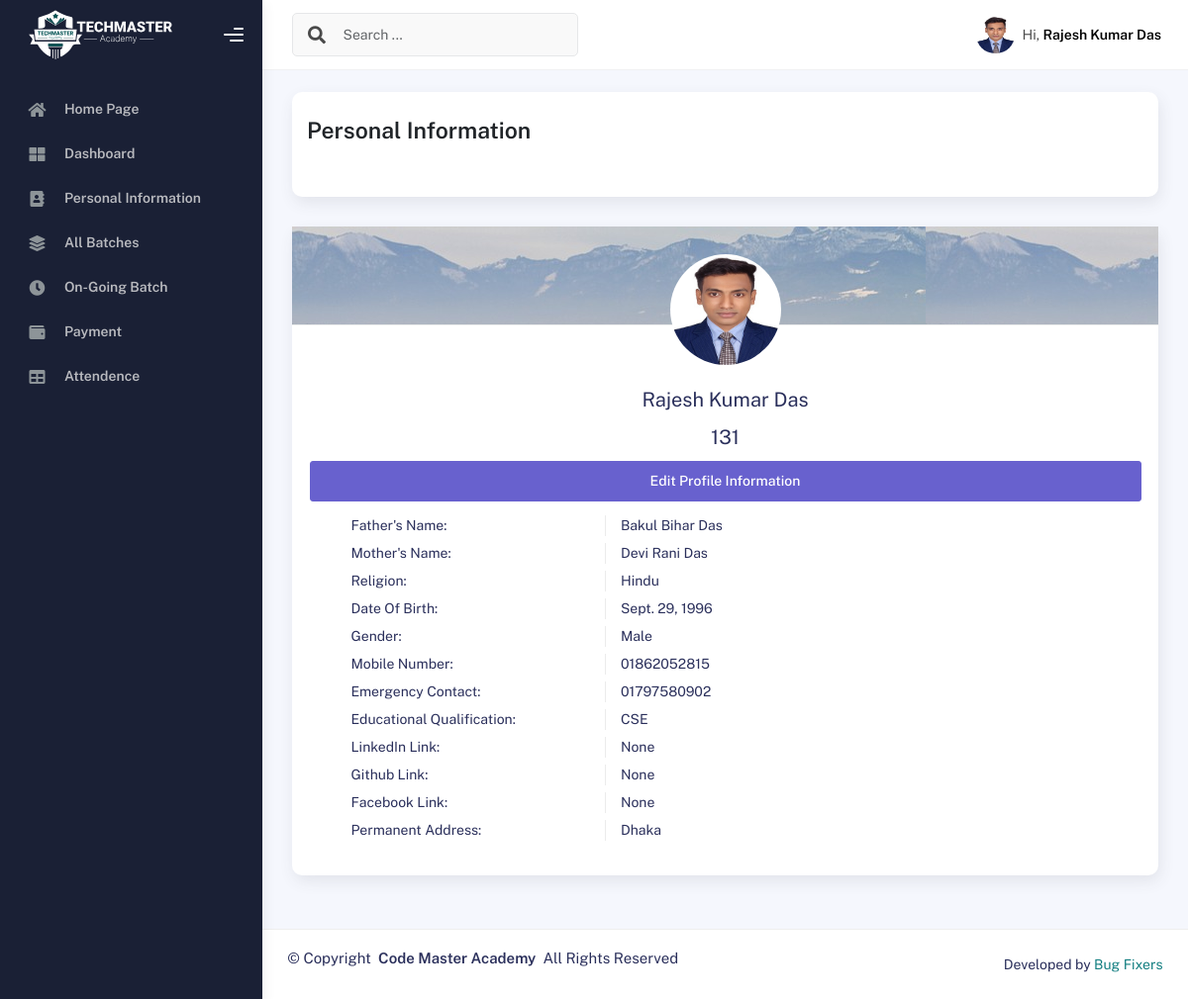
Page /studentInfo/ (signed in) on the committed database.
### myApp/models.py (models this page shows, shortened)
class CustomUserModel(AbstractUser):
    USERTYPE=[
        ('Authority','Authority'),
        ('Student','Student'),
        ('Teacher','Teacher'),
        ('Staff','Staff'),
    ]
    UserType=models.CharField(choices=USERTYPE,max_length=100, null=True)

class StudentModel(models.Model):
    Imsuser=models.OneToOneField(CustomUserModel,on_delete=models.CASCADE,related_name='studentinfo',null=True)
    StudentID=models.CharField(max_length=100,null=True)
    StudentName=models.CharField(max_length=100,null=True)
    StudentPhoto=models.ImageField(upload_to='studentPhoto',null=True)
    AdmissionDate=models.DateField(auto_now_add=True,null=True)
    EducationalQualification=models.CharField(max_length=100,null=True)
    LinkedInLink =models.CharField(max_length=150,null=True)
    GithubLink =models.CharField(max_length=150,null=True)
    FacebookLink =models.CharField(max_length=150,null=True)

class PersonalInfoModel(models.Model):
    Imsuser=models.OneToOneField(CustomUserModel,on_delete=models.CASCADE,related_name='personalinfo',null=True)
    Password=models.CharField(max_length=100,null=True)
    FatherName=models.CharField(max_length=100,null=True)
    MotherName=models.CharField(max_length=100,null=True)
    Religion=models.CharField(max_length=100,null=True)
    DOB=models.DateField(null=True)
    GENDER=[
        ('Male','Male'),
        ('Female','Female'),
        ('Other','Other'),
    ]
    Gender=models.CharField(choices=GENDER,max_length=100,null=True)
    Mobile=models.CharField(max_length=100,null=True)
    EmergencyContact=models.CharField(max_length=100,null=True)
    PresentAddress=models.CharField(max_length=100,null=True)
    PermanentAddress=models.CharField(max_length=100,null=True)

### myApp/studentviews.py (the view)
# urls.py: path('studentInfo/',studentInfo,name="studentInfo"),
@login_required
def studentInfo(request):
    current_user=request.user
    studentdata=get_object_or_404(StudentModel,Imsuser=current_user)
    context={
        'studentdata':studentdata,
    }
    return render(request,'students/studentInfo.html',context)

### Template/students/studentInfo.html
{% extends 'profilemaster/master.html' %}
{% block content %}
<div class="col-sm-12 col-md-12">
  <div class="card card-stats card-round">
      <div class="card-body">
          <div class="d-flex align-items-left align-items-md-center flex-column flex-md-row pt-2 pb-4">
              <div>
                  <h3 class="fw-bold mb-3">Personal Information</h3>
              </div>
          </div>
      </div>
  </div>
</div>
<div class="col-md-12">
  <div class="card card-profile">
    <div class="card-header" style="background-image: url('assets/img/blogpost.jpg')">
      <div class="profile-picture">
        <div class="avatar avatar-xxl">
          <img src="{{ studentdata.StudentPhoto.url }}" alt="..." class="avatar-img rounded-circle">
        </div>
      </div>
    </div>
    <div class="card-body">
      <div class="user-profile text-center">
        <div class="name">{{studentdata.StudentName}}</div>
        <p class="name">{{studentdata.StudentID}}</p>
      </div>
      <div class="view-profile">
        <a href="#" class="btn btn-secondary w-100">Edit Profile Information</a>
      </div>
      <div class="container mt-3 ps-5">
        <div class="row user-stats text-left">
          <div class="col-12 user-info">
            <div class="row mb-2">
              <div class="col-4 info-title">Father's Name:</div>
              <div class="col-8 info-data">{{user.personalinfo.FatherName}}</div>
            </div>
            <div class="row mb-2">
              <div class="col-4 info-title">Mother's Name:</div>
              <div class="col-8 info-data">{{user.personalinfo.MotherName}}</div>
            </div>
            <div class="row mb-2">
              <div class="col-4 info-title">Religion:</div>
              <div class="col-8 info-data">{{user.personalinfo.Religion}}</div>
            </div>
            <div class="row mb-2">
              <div class="col-4 info-title">Date Of Birth:</div>
              <div class="col-8 info-data">{{user.personalinfo.DOB}}</div>
            </div>
            <div class="row mb-2">
              <div class="col-4 info-title">Gender:</div>
              <div class="col-8 info-data">{{user.personalinfo.Gender}}</div>
            </div>
            <div class="row mb-2">
              <div class="col-4 info-title">Mobile Number:</div>
              <div class="col-8 info-data">{{user.personalinfo.Mobile}}</div>
            </div>
            <div class="row mb-2">
              <div class="col-4 info-title">Emergency Contact:</div>
              <div class="col-8 info-data">{{user.personalinfo.EmergencyContact}}</div>
            </div>
            <div class="row mb-2">
              <div class="col-4 info-title">Educational Qualification:</div>
              <div class="col-8 info-data">{{studentdata.EducationalQualification}}</div>
            </div>
            <div class="row mb-2">
              <div class="col-4 info-title">LinkedIn Link:</div>
              <div class="col-8 info-data">{{studentdata.LinkedInLink}}</div>
            </div>
            <div class="row mb-2">
              <div class="col-4 info-title">Github Link:</div>
              <div class="col-8 info-data">{{studentdata.GithubLink}}</div>
            </div>
            <div class="row mb-2">
              <div class="col-4 info-title">Facebook Link:</div>
              <div class="col-8 info-data">{{studentdata.FacebookLink}}</div>
            </div>
            <div class="row mb-2">
              <div class="col-4 info-title">Permanent Address:</div>
              <div class="col-8 info-data">{{user.personalinfo.PermanentAddress}}</div>
            </div>
          </div>
        </div>
      </div>
    </div>
  </div>
{% endblock content %}

### Template/profilemaster/master.html (shortened to what this page needs)
{% load static %}
<!DOCTYPE html>
<html lang="en">
<head>
  <link rel="stylesheet" href="{% static 'profileassets/css/bootstrap.min.css' %}" />
  <link rel="stylesheet" href="{% static 'profileassets/css/plugins.min.css' %}" />
  <link rel="stylesheet" href="{% static 'profileassets/css/kaiadmin.min.css' %}" />
  <link rel="stylesheet" href="{% static 'profileassets/css/demo.css' %}" />
</head>
<body>
  <div class="wrapper">
    {% include 'profilemaster/sidebar.html' %}
    <div class="main-panel">
        {% include 'profilemaster/header.html' %}
    <div class="container">
      <div class="page-inner">
        {% block content %}
        {% endblock content %}
        </div>
      </div>
        {% include 'profilemaster/footer.html' %}
    </div>
  </div>
</body>
</html>

### Template/profilemaster/sidebar.html (shortened to what this page needs)
{% load static %}
<div class="sidebar" data-background-color="dark">
  <div class="sidebar-logo">
    <div class="logo-header" data-background-color="dark">
      <a href="{% url 'dashboard' %}" class="logo">
        <img src="{% static 'profileassets/img/kaiadmin/logo_light.svg' %}" alt="navbar brand" class="navbar-brand"
          height="50" />
      </a>
      <div class="nav-toggle">
        <button class="btn btn-toggle toggle-sidebar">
          <i class="gg-menu-right"></i>
        </button>
      </div>
    </div>
  </div>
  <div class="sidebar-wrapper scrollbar scrollbar-inner">
    <div class="sidebar-content">
      <ul class="nav nav-secondary">
        <li class="nav-item">
          <a href="{% url 'homepage' %}">
            <i class="fas fa-home"></i>
            <p>Home Page</p>
          </a>
        </li>
        <li class="nav-item">
          <a href="{% url 'dashboard' %}">
            <i class="fas fa-th-large"></i>
            <p>Dashboard</p>
          </a>
        </li>
        {% if user.UserType == 'Authority' %}
        <li class="nav-item">
          <a href="{% url 'studentList' %}">
            <i class="fas fa-user-graduate"></i>
            <p>Students</p>
          </a>
        </li>
        <li class="nav-item">
          <a href="{% url 'teacherlist' %}">
            <i class="fas fa-chalkboard-teacher"></i>
            <p>Teachers</p>
          </a>
        </li>
        <li class="nav-item">
          <a href="{% url 'stafflist' %}">
            <i class="fas fa-user-tie"></i>
            <p>Staffs</p>
          </a>
        </li>
        <li class="nav-item">
          <a href="{% url 'batchlist' %}">
            <i class="fas fa-layer-group"></i>
            <p>Batches</p>
          </a>
        </li>
        <li class="nav-item">
          <a href="{% url 'enrollcourselist' %}">
            <i class="fas fa-id-card"></i>
            <p>Enroll Course</p>
          </a>
        </li>
        <li class="nav-item">
          <a href="{% url 'categorylist' %}">
            <i class="fas fa-clipboard-list"></i>
            <p>Course Category</p>
          </a>
        </li>
        <li class="nav-item">
          <a href="{% url 'courselist' %}">
            <i class="fas fa-book"></i>
            <p>Courses</p>
          </a>
        </li>
        </li>
        <li class="nav-item">
          <a href="{% url 'teacherattendenceList' %}">
            <i class="fas fa-table"></i>
            <p> Teacher Attendence</p>
          </a>
        </li>
        <li class="nav-item active">
          <a>
            <p>Payment Info</p>
          </a>
        </li>
        <li class="nav-item">
          <a data-bs-toggle="collapse" href="" class="collapsed" aria-expanded="false">
            <i class="fas fa-wallet"></i>
            <p>Student Payment</p>
          </a>
        </li>
        <li class="nav-item">
          <a data-bs-toggle="collapse" href="" class="collapsed" aria-expanded="false">
            <i class="fas fa-credit-card"></i>
            <p>Teacher & Staff Payment</p>
          </a>
        </li>
        <li class="nav-item active">
          <a>
            <p>Website Info</p>
          </a>
        </li>
        <li class="nav-item">
          <a href="{% url 'reviewlist' %}">
            <i class="fa fa-comment"></i>
            <p>Review</p>
          </a>
        </li>
        <li class="nav-item">
          <a href="{% url 'contactlist' %}">
            <i class="fas fa-address-book"></i>
            <p>Contact Info</p>
          </a>
        </li>
        {% elif user.UserType == 'Student' %}
        <li class="nav-item">
          <a href="{% url 'studentInfo' %}">
            <i class="fas fa-address-book"></i>
            <p>Personal Information</p>
          </a>
        </li>
        <li class="nav-item">
          <a href="{% url 'studentbatches' %}">
            <i class="fas fa-layer-group"></i>
            <p>All Batches</p>
          </a>
        </li>
        <li class="nav-item">
          <a href="{% url 'studentongoingbatch' %}">
            <i class="fas fa-clock"></i>
            <p>On-Going Batch</p>
          </a>
        </li>
        <li class="nav-item">
          <a href="{% url 'studentPayment' %}">
            <i class="fas fa-wallet"></i>
            <p>Payment</p>
          </a>
        </li>
        <li class="nav-item">
          <a href="{% url 'studentAttendancelist' %}">
            <i class="fas fa-table"></i>
            <p> Attendence</p>
          </a>
        </li>
        {% endif %}
      </ul>
    </div>
  </div>
</div>

### Template/profilemaster/header.html (shortened to what this page needs)
{% load static %}
<div class="main-header">
  <nav class="navbar navbar-header navbar-header-transparent navbar-expand-lg border-bottom">
    <div class="container-fluid">
      <nav class="navbar navbar-header-left navbar-expand-lg navbar-form nav-search p-0 d-none d-lg-flex">
        <div class="input-group">
          <div class="input-group-prepend">
            <button type="submit" class="btn btn-search pe-1">
              <i class="fa fa-search search-icon"></i>
            </button>
          </div>
          <input type="text" placeholder="Search ..." class="form-control" />
        </div>
      </nav>
      <ul class="navbar-nav topbar-nav ms-md-auto align-items-center">
        <li class="nav-item topbar-user dropdown hidden-caret">
          <a class="dropdown-toggle profile-pic" data-bs-toggle="dropdown" href="#" aria-expanded="false">
            {% if user.UserType == 'Authority' %}
            <div class="avatar-sm">
              <img src="{% static 'profileassets/img/kaiadmin/authoritylogo.png' %}" alt="..." class="avatar-img rounded-circle" />
            </div>
            <span class="profile-username">
              <span class="fw-bold">Code Master</span>
            </span>
            {% elif user.UserType == 'Student' %}
            <div class="avatar-sm">
              <img src="{{user.studentinfo.StudentPhoto.url}}" alt="..." class="avatar-img rounded-circle" />
            </div>
            <span class="profile-username">
              <span class="op-7">Hi,</span>
              <span class="fw-bold">{{user.studentinfo.StudentName}}</span>
            </span>
            {% endif %}
          </a>
        </li>
      </ul>
    </div>
  </nav>
</div>

### Template/profilemaster/footer.html
<footer class="footer">
    <div class="container-fluid d-flex justify-content-between">
      <div class="copyright">
        <p>© <span>Copyright</span> <strong class="px-1 sitename">Code Master Academy</strong> <span>All Rights
          Reserved</span></p>
      </div>
      <div>
        Developed by <a href="">Bug Fixers</a>
      </div>
    </div>
  </footer>

### rows in the picture
CustomUserModel: studentinfo.StudentPhoto (picture), studentinfo.StudentName "Rajesh Kumar Das", personalinfo.FatherName "Bakul Bihar Das", personalinfo.MotherName "Devi Rani Das", personalinfo.Religion "Hindu", personalinfo.DOB "Sept. 29, 1996", personalinfo.Gender "Male", personalinfo.Mobile "01862052815", personalinfo.EmergencyContact "01797580902", personalinfo.PermanentAddress "Dhaka"
StudentModel: StudentPhoto (picture), StudentName "Rajesh Kumar Das", StudentID "131", EducationalQualification "CSE", LinkedInLink "None", GithubLink "None", FacebookLink "None"
